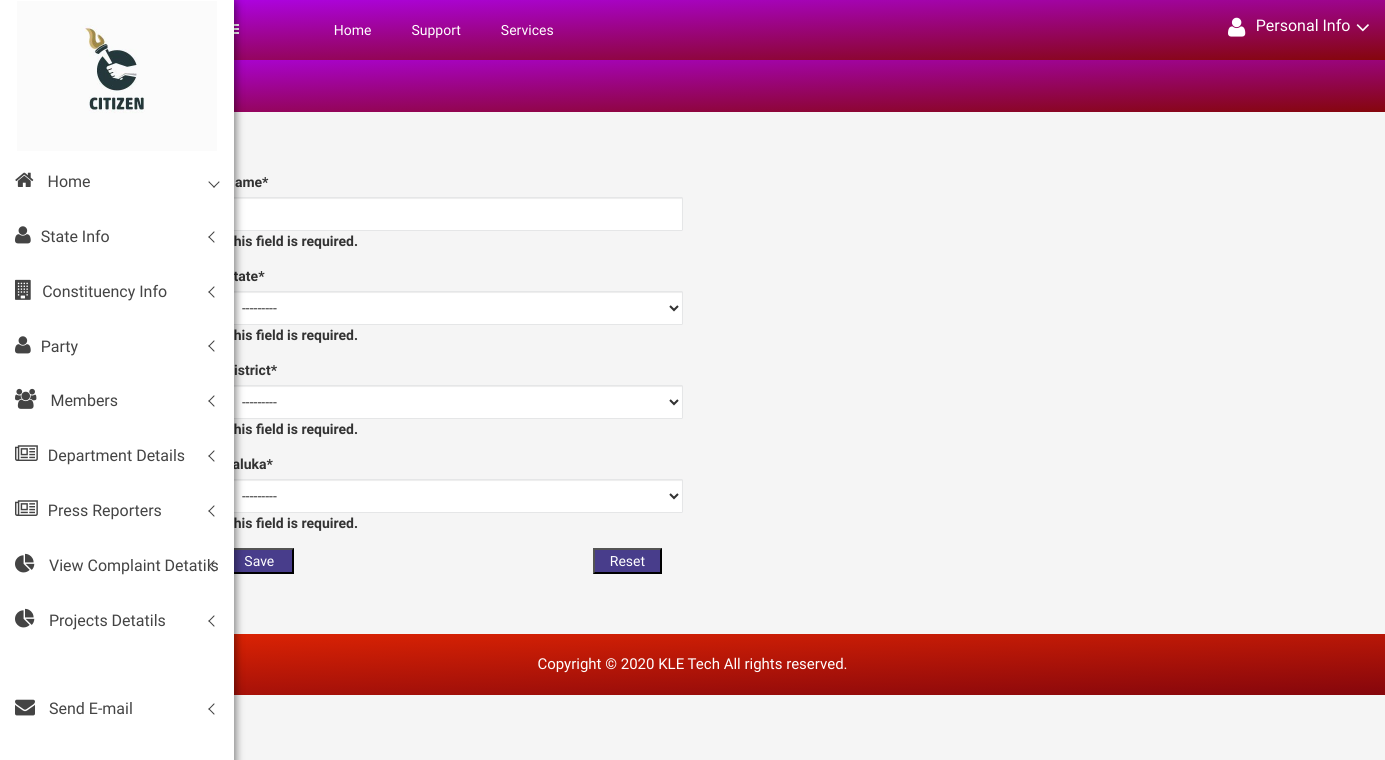
The page /citizen/hobalicreate/ on the database as committed earlier.
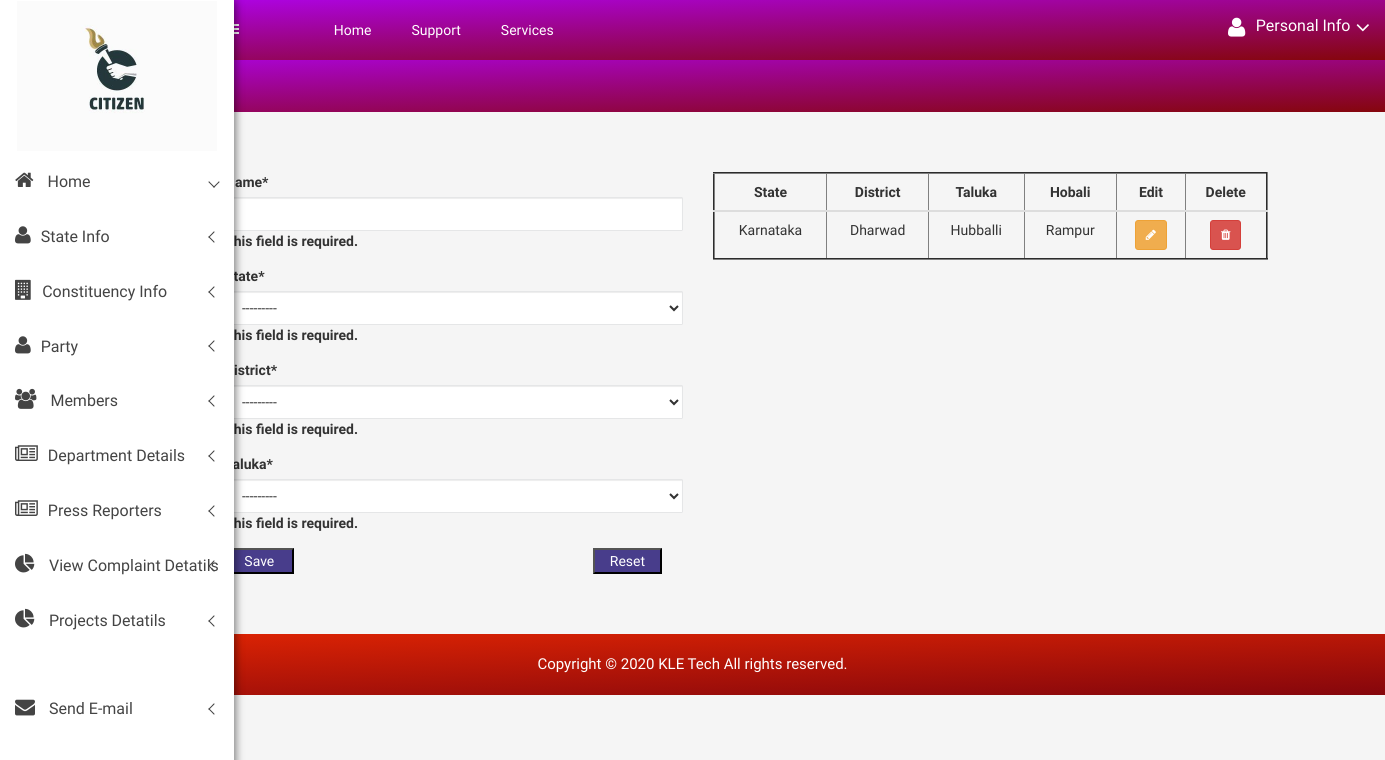
The same page on the database as committed later.
### citizen/models.py (models this page shows, shortened)
class Hobali(models.Model):
    Name = models.CharField(max_length=200)
    State = models.ForeignKey('State', on_delete=models.CASCADE)
    District = models.ForeignKey('District', on_delete=models.CASCADE)
    Taluka = models.ForeignKey('Taluka', on_delete=models.CASCADE)

class State(models.Model):
    Code = models.CharField(max_length=200)
    State = models.CharField(max_length=200, )
    def __str__(self):
        return self.State

class District(models.Model):
    Code = models.CharField(max_length=200)
    Name = models.CharField(max_length=200)
    State = models.ForeignKey('State', on_delete=models.CASCADE)
    def __str__(self):
        return self.Name

class Taluka(models.Model):
    State = models.ForeignKey('State', on_delete=models.SET_NULL, null=True)
    District = models.ForeignKey('District', on_delete=models.SET_NULL, null=True)
    Code = models.CharField(max_length=200)
    Name = models.CharField(max_length=200)

### citizen/views.py (the view)
# urls.py: path('hobalicreate/', views.hobalicreate, name='hobalicreate'),
def hobalicreate(request):
    form = HobaliForms(request.POST)
    if form.is_valid():
        form.save()
        return redirect('citizen:hobalicreate')
    return render(request, 'citizen/Hobali_form.html',
                  {'form': form, 'hobali': Hobali.objects.all().order_by('Name')})

### citizen/forms.py (shortened to what this page needs)
class HobaliForms(forms.ModelForm):
    class Meta:
        model = Hobali
        fields = ('Name', 'State', 'District', 'Taluka')
    def __init__(self, *args, **kwargs):
        super().__init__(*args, **kwargs)
        self.fields['Taluka'].queryset = Taluka.objects.none()
        if 'District' in self.data:
            try:
                District_id = int(self.data.get('District'))
                self.fields['Taluka'].queryset = Taluka.objects.filter(District_id=District_id).order_by('Name')
            except (ValueError, TypeError):
                pass  # invalid input from the client; ignore and fallback to empty City queryset
        elif self.instance.pk:
            District_id = self.data.get('District')
            self.fields['Taluka'].queryset = Taluka.objects.filter(District_id=District_id).order_by('Name')

### citizen/templates/citizen/Hobali_form.html (shortened to what the changed rows need)
{% extends 'citizen/base.html' %}
    {% load static %}
{% block body %}
 <div class="all-content-wrapper">
<br>
<br>
<br>
<div class="container">
    {% load crispy_forms_tags %}
    <div class = "row">
        <div class = "col-lg-6">
            {% if hobali %}
 <table class="table"  style="width:100%;" border="2" id="table" data-toggle="table" data-pagination="true" data-search="true" data-show-columns="true"
                    data-show-pagination-switch="true" data-show-refresh="true" data-key-events="true"
                    data-show-toggle="true" data-resizable="true" data-cookie="true"
                                            data-cookie-id-table="saveId" data-show-export="true"
                    data-click-to-select="true" data-toolbar="#toolbar" >
     <thead>
         <th><center>State</center></th>
         <th><center>District</center></th>
         <th><center>Taluka</center></th>
         <th><center>Hobali</center></th>
         <th><center>Edit</center></th>
         <th><center>Delete</center></th>
     </thead>
     <tbody id="myTable">
     {% for i in  hobali %}
     <tr>
          <td><center>{{i.State.State}}</center></td>
         <td><center>{{i.District.Name}}</center></td>
         <td><center>{{i.Taluka.Name}}</center></td>
          <td><center>{{i.Name}}</center></td>
         <td><center>
             <a class="btn btn-sm btn-warning"   href="{% url 'citizen:HobaliUpdateView' i.pk %}">
                 <i class="fa fa-pencil"></i>
             </a></center>
         </td>
         <td><center>
              <a class="btn btn-sm btn-danger" href="/citizen/delete_hobali/{{i.id}}">
                 <i class="fa fa-trash"></i>
             </a></center>
         </td>
     </tr>
     {% endfor %}
     </tbody>
 </table>
            {% endif %}
        </div>
    </div>
</div>
</div>
<br>
<br>
<br>
{% endblock %}

Rows that differ between the two databases and show on the page:
added Hobali: State.State "Karnataka", District.Name "Dharwad", Taluka.Name "Hubballi", Name "Rampur"
Other text that changed with them:
text now shown: "State District Taluka Hobali Edit Delete"
